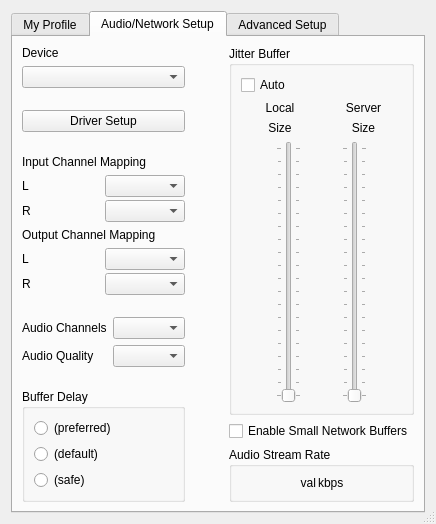
<?xml version="1.0" encoding="UTF-8"?>
<ui version="4.0">
 <class>CClientSettingsDlgBase</class>
 <widget class="QDialog" name="CClientSettingsDlgBase">
  <property name="geometry">
   <rect>
    <x>0</x>
    <y>0</y>
    <width>436</width>
    <height>524</height>
   </rect>
  </property>
  <property name="windowTitle">
   <string>Settings</string>
  </property>
  <property name="windowIcon">
   <iconset resource="resources.qrc">
    <normaloff>:/png/main/res/fronticon.png</normaloff>:/png/main/res/fronticon.png</iconset>
  </property>
  <property name="sizeGripEnabled">
   <bool>true</bool>
  </property>
  <layout class="QHBoxLayout" name="horizontalLayout_7">
   <item>
    <widget class="QTabWidget" name="tabSettings">
     <property name="sizePolicy">
      <sizepolicy hsizetype="Ignored" vsizetype="Preferred">
       <horstretch>0</horstretch>
       <verstretch>0</verstretch>
      </sizepolicy>
     </property>
     <property name="currentIndex">
      <number>1</number>
     </property>
     <property name="usesScrollButtons">
      <bool>true</bool>
     </property>
     <widget class="QWidget" name="tab_0_User">
      <attribute name="title">
       <string>My Profile</string>
      </attribute>
      <layout class="QVBoxLayout" name="verticalLayout_16">
       <item>
        <layout class="QHBoxLayout" name="horizontalLayout_10">
         <item>
          <spacer name="horizontalSpacer">
           <property name="orientation">
            <enum>Qt::Horizontal</enum>
           </property>
           <property name="sizeHint" stdset="0">
            <size>
             <width>0</width>
             <height>20</height>
            </size>
           </property>
          </spacer>
         </item>
         <item>
          <layout class="QVBoxLayout" name="verticalLayout_12">
           <item>
            <spacer name="verticalSpacer_8">
             <property name="orientation">
              <enum>Qt::Vertical</enum>
             </property>
             <property name="sizeType">
              <enum>QSizePolicy::Preferred</enum>
             </property>
             <property name="sizeHint" stdset="0">
              <size>
               <width>20</width>
               <height>13</height>
              </size>
             </property>
            </spacer>
           </item>
           <item>
            <widget class="QGroupBox" name="grbMusicien">
             <property name="title">
              <string>Musician's Profile</string>
             </property>
             <layout class="QVBoxLayout" name="verticalLayout_10">
              <item>
               <layout class="QHBoxLayout" name="horizontalLayout_9">
                <item>
                 <layout class="QVBoxLayout" name="verticalLayout_8">
                  <item>
                   <widget class="QLabel" name="plblAlias">
                    <property name="text">
                     <string>Alias/Name</string>
                    </property>
                   </widget>
                  </item>
                  <item>
                   <widget class="QLabel" name="plblInstrument">
                    <property name="text">
                     <string>Instrument</string>
                    </property>
                   </widget>
                  </item>
                  <item>
                   <widget class="QLabel" name="plblCountry">
                    <property name="text">
                     <string>Country</string>
                    </property>
                   </widget>
                  </item>
                  <item>
                   <widget class="QLabel" name="plblCity">
                    <property name="text">
                     <string>City</string>
                    </property>
                   </widget>
                  </item>
                  <item>
                   <widget class="QLabel" name="plblSkill">
                    <property name="text">
                     <string>Skill</string>
                    </property>
                   </widget>
                  </item>
                 </layout>
                </item>
                <item>
                 <layout class="QVBoxLayout" name="verticalLayout_9">
                  <item>
                   <widget class="QLineEdit" name="pedtAlias">
                    <property name="sizePolicy">
                     <sizepolicy hsizetype="Preferred" vsizetype="Fixed">
                      <horstretch>0</horstretch>
                      <verstretch>0</verstretch>
                     </sizepolicy>
                    </property>
                    <property name="minimumSize">
                     <size>
                      <width>150</width>
                      <height>0</height>
                     </size>
                    </property>
                   </widget>
                  </item>
                  <item>
                   <widget class="QComboBox" name="pcbxInstrument">
                    <property name="minimumSize">
                     <size>
                      <width>150</width>
                      <height>0</height>
                     </size>
                    </property>
                   </widget>
                  </item>
                  <item>
                   <widget class="QComboBox" name="pcbxCountry">
                    <property name="minimumSize">
                     <size>
                      <width>150</width>
                      <height>0</height>
                     </size>
                    </property>
                   </widget>
                  </item>
                  <item>
                   <widget class="QLineEdit" name="pedtCity">
                    <property name="sizePolicy">
                     <sizepolicy hsizetype="Preferred" vsizetype="Fixed">
                      <horstretch>0</horstretch>
                      <verstretch>0</verstretch>
                     </sizepolicy>
                    </property>
                    <property name="minimumSize">
                     <size>
                      <width>150</width>
                      <height>0</height>
                     </size>
                    </property>
                   </widget>
                  </item>
                  <item>
                   <widget class="QComboBox" name="pcbxSkill">
                    <property name="minimumSize">
                     <size>
                      <width>150</width>
                      <height>0</height>
                     </size>
                    </property>
                   </widget>
                  </item>
                 </layout>
                </item>
               </layout>
              </item>
             </layout>
            </widget>
           </item>
           <item>
            <spacer name="verticalSpacer_7">
             <property name="orientation">
              <enum>Qt::Vertical</enum>
             </property>
             <property name="sizeHint" stdset="0">
              <size>
               <width>20</width>
               <height>40</height>
              </size>
             </property>
            </spacer>
           </item>
           <item>
            <widget class="QGroupBox" name="gbxUserInterface">
             <property name="title">
              <string>User Interface</string>
             </property>
             <layout class="QVBoxLayout" name="verticalLayout_11">
              <item>
               <layout class="QHBoxLayout" name="horizontalLayout_3">
                <item>
                 <layout class="QVBoxLayout" name="verticalLayout_5">
                  <item>
                   <widget class="QLabel" name="lblSkin">
                    <property name="text">
                     <string>Skin</string>
                    </property>
                   </widget>
                  </item>
                  <item>
                   <widget class="QLabel" name="lblLanguage">
                    <property name="text">
                     <string>Language</string>
                    </property>
                   </widget>
                  </item>
                  <item>
                   <widget class="QLabel" name="lblMixerRows">
                    <property name="text">
                     <string>Mixer Rows</string>
                    </property>
                   </widget>
                  </item>
                 </layout>
                </item>
                <item>
                 <layout class="QVBoxLayout" name="verticalLayout_7">
                  <item>
                   <widget class="QComboBox" name="cbxSkin"/>
                  </item>
                  <item>
                   <widget class="CLanguageComboBox" name="cbxLanguage">
                    <property name="minimumSize">
                     <size>
                      <width>150</width>
                      <height>0</height>
                     </size>
                    </property>
                   </widget>
                  </item>
                  <item>
                   <widget class="QSpinBox" name="spnMixerRows">
                    <property name="sizePolicy">
                     <sizepolicy hsizetype="Preferred" vsizetype="Fixed">
                      <horstretch>0</horstretch>
                      <verstretch>0</verstretch>
                     </sizepolicy>
                    </property>
                    <property name="alignment">
                     <set>Qt::AlignRight|Qt::AlignTrailing|Qt::AlignVCenter</set>
                    </property>
                    <property name="minimum">
                     <number>1</number>
                    </property>
                    <property name="maximum">
                     <number>8</number>
                    </property>
                   </widget>
                  </item>
                 </layout>
                </item>
               </layout>
              </item>
             </layout>
            </widget>
           </item>
           <item>
            <spacer name="verticalSpacer_9">
             <property name="orientation">
              <enum>Qt::Vertical</enum>
             </property>
             <property name="sizeHint" stdset="0">
              <size>
               <width>20</width>
               <height>40</height>
              </size>
             </property>
            </spacer>
           </item>
          </layout>
         </item>
         <item>
          <spacer name="horizontalSpacer_2">
           <property name="orientation">
            <enum>Qt::Horizontal</enum>
           </property>
           <property name="sizeHint" stdset="0">
            <size>
             <width>0</width>
             <height>20</height>
            </size>
           </property>
          </spacer>
         </item>
        </layout>
       </item>
      </layout>
     </widget>
     <widget class="QWidget" name="tab_1_AudioNet">
      <attribute name="title">
       <string>Audio/Network Setup</string>
      </attribute>
      <layout class="QHBoxLayout" name="horizontalLayout_6">
       <item>
        <layout class="QHBoxLayout" name="horizontalLayout_5">
         <item>
          <layout class="QVBoxLayout" name="verticalLayout_3">
           <item>
            <widget class="QLabel" name="lblSoundcardDevice">
             <property name="text">
              <string>Device</string>
             </property>
            </widget>
           </item>
           <item>
            <widget class="QComboBox" name="cbxSoundcard">
             <property name="sizePolicy">
              <sizepolicy hsizetype="Preferred" vsizetype="Fixed">
               <horstretch>0</horstretch>
               <verstretch>0</verstretch>
              </sizepolicy>
             </property>
             <property name="minimumSize">
              <size>
               <width>0</width>
               <height>0</height>
              </size>
             </property>
            </widget>
           </item>
           <item>
            <spacer name="verticalSpacer_3">
             <property name="orientation">
              <enum>Qt::Vertical</enum>
             </property>
             <property name="sizeType">
              <enum>QSizePolicy::Expanding</enum>
             </property>
             <property name="sizeHint" stdset="0">
              <size>
               <width>20</width>
               <height>10</height>
              </size>
             </property>
            </spacer>
           </item>
           <item>
            <widget class="QPushButton" name="butDriverSetup">
             <property name="sizePolicy">
              <sizepolicy hsizetype="Preferred" vsizetype="Fixed">
               <horstretch>0</horstretch>
               <verstretch>0</verstretch>
              </sizepolicy>
             </property>
             <property name="text">
              <string>Driver Setup</string>
             </property>
             <property name="autoDefault">
              <bool>false</bool>
             </property>
            </widget>
           </item>
           <item>
            <spacer name="verticalSpacer_5">
             <property name="orientation">
              <enum>Qt::Vertical</enum>
             </property>
             <property name="sizeHint" stdset="0">
              <size>
               <width>20</width>
               <height>10</height>
              </size>
             </property>
            </spacer>
           </item>
           <item>
            <widget class="QFrame" name="FrameSoundcardChannelSelection">
             <property name="sizePolicy">
              <sizepolicy hsizetype="Preferred" vsizetype="Preferred">
               <horstretch>0</horstretch>
               <verstretch>0</verstretch>
              </sizepolicy>
             </property>
             <property name="frameShape">
              <enum>QFrame::NoFrame</enum>
             </property>
             <property name="frameShadow">
              <enum>QFrame::Plain</enum>
             </property>
             <layout class="QVBoxLayout" name="_2">
              <property name="leftMargin">
               <number>0</number>
              </property>
              <property name="topMargin">
               <number>0</number>
              </property>
              <property name="rightMargin">
               <number>0</number>
              </property>
              <property name="bottomMargin">
               <number>0</number>
              </property>
              <item>
               <widget class="QLabel" name="lblInChannelMapping">
                <property name="text">
                 <string>Input Channel Mapping</string>
                </property>
               </widget>
              </item>
              <item>
               <layout class="QHBoxLayout" name="_3">
                <property name="spacing">
                 <number>3</number>
                </property>
                <item>
                 <layout class="QVBoxLayout" name="_4">
                  <item>
                   <widget class="QLabel" name="lblLInChan">
                    <property name="sizePolicy">
                     <sizepolicy hsizetype="Preferred" vsizetype="Preferred">
                      <horstretch>0</horstretch>
                      <verstretch>0</verstretch>
                     </sizepolicy>
                    </property>
                    <property name="text">
                     <string>L</string>
                    </property>
                   </widget>
                  </item>
                  <item>
                   <widget class="QLabel" name="lblRInChan">
                    <property name="sizePolicy">
                     <sizepolicy hsizetype="Preferred" vsizetype="Preferred">
                      <horstretch>0</horstretch>
                      <verstretch>0</verstretch>
                     </sizepolicy>
                    </property>
                    <property name="text">
                     <string>R</string>
                    </property>
                   </widget>
                  </item>
                 </layout>
                </item>
                <item>
                 <layout class="QVBoxLayout" name="_5">
                  <property name="spacing">
                   <number>3</number>
                  </property>
                  <item>
                   <widget class="QComboBox" name="cbxLInChan"/>
                  </item>
                  <item>
                   <widget class="QComboBox" name="cbxRInChan"/>
                  </item>
                 </layout>
                </item>
               </layout>
              </item>
              <item>
               <widget class="QLabel" name="lblOutChannelMapping">
                <property name="text">
                 <string>Output Channel Mapping</string>
                </property>
               </widget>
              </item>
              <item>
               <layout class="QHBoxLayout" name="_6">
                <property name="spacing">
                 <number>3</number>
                </property>
                <item>
                 <layout class="QVBoxLayout" name="_7">
                  <item>
                   <widget class="QLabel" name="lblLOutChan">
                    <property name="sizePolicy">
                     <sizepolicy hsizetype="Preferred" vsizetype="Preferred">
                      <horstretch>0</horstretch>
                      <verstretch>0</verstretch>
                     </sizepolicy>
                    </property>
                    <property name="text">
                     <string>L</string>
                    </property>
                   </widget>
                  </item>
                  <item>
                   <widget class="QLabel" name="lblROutChan">
                    <property name="sizePolicy">
                     <sizepolicy hsizetype="Preferred" vsizetype="Preferred">
                      <horstretch>0</horstretch>
                      <verstretch>0</verstretch>
                     </sizepolicy>
                    </property>
                    <property name="text">
                     <string>R</string>
                    </property>
                   </widget>
                  </item>
                 </layout>
                </item>
                <item>
                 <layout class="QVBoxLayout" name="_8">
                  <property name="spacing">
                   <number>3</number>
                  </property>
                  <item>
                   <widget class="QComboBox" name="cbxLOutChan"/>
                  </item>
                  <item>
                   <widget class="QComboBox" name="cbxROutChan"/>
                  </item>
                 </layout>
                </item>
               </layout>
              </item>
             </layout>
            </widget>
           </item>
           <item>
            <spacer name="verticalSpacer_6">
             <property name="orientation">
              <enum>Qt::Vertical</enum>
             </property>
             <property name="sizeType">
              <enum>QSizePolicy::Expanding</enum>
             </property>
             <property name="sizeHint" stdset="0">
              <size>
               <width>20</width>
               <height>10</height>
              </size>
             </property>
            </spacer>
           </item>
           <item>
            <layout class="QHBoxLayout" name="horizontalLayout">
             <item>
              <layout class="QVBoxLayout" name="verticalLayout_2">
               <item>
                <widget class="QLabel" name="lblAudioChannels">
                 <property name="text">
                  <string>Audio Channels</string>
                 </property>
                </widget>
               </item>
               <item>
                <widget class="QLabel" name="lblAudioQuality">
                 <property name="text">
                  <string>Audio Quality</string>
                 </property>
                </widget>
               </item>
              </layout>
             </item>
             <item>
              <layout class="QVBoxLayout" name="verticalLayout">
               <item>
                <widget class="QComboBox" name="cbxAudioChannels"/>
               </item>
               <item>
                <widget class="QComboBox" name="cbxAudioQuality"/>
               </item>
              </layout>
             </item>
            </layout>
           </item>
           <item>
            <spacer name="verticalSpacer_10">
             <property name="orientation">
              <enum>Qt::Vertical</enum>
             </property>
             <property name="sizeHint" stdset="0">
              <size>
               <width>20</width>
               <height>10</height>
              </size>
             </property>
            </spacer>
           </item>
           <item>
            <widget class="QGroupBox" name="grbSoundCrdBufDelay">
             <property name="title">
              <string>Buffer Delay</string>
             </property>
             <layout class="QVBoxLayout" name="_9">
              <item>
               <widget class="QRadioButton" name="rbtBufferDelayPreferred">
                <property name="sizePolicy">
                 <sizepolicy hsizetype="Preferred" vsizetype="Fixed">
                  <horstretch>0</horstretch>
                  <verstretch>0</verstretch>
                 </sizepolicy>
                </property>
                <property name="text">
                 <string>(preferred)</string>
                </property>
               </widget>
              </item>
              <item>
               <widget class="QRadioButton" name="rbtBufferDelayDefault">
                <property name="sizePolicy">
                 <sizepolicy hsizetype="Preferred" vsizetype="Fixed">
                  <horstretch>0</horstretch>
                  <verstretch>0</verstretch>
                 </sizepolicy>
                </property>
                <property name="text">
                 <string>(default)</string>
                </property>
               </widget>
              </item>
              <item>
               <widget class="QRadioButton" name="rbtBufferDelaySafe">
                <property name="sizePolicy">
                 <sizepolicy hsizetype="Preferred" vsizetype="Fixed">
                  <horstretch>0</horstretch>
                  <verstretch>0</verstretch>
                 </sizepolicy>
                </property>
                <property name="text">
                 <string>(safe)</string>
                </property>
               </widget>
              </item>
             </layout>
            </widget>
           </item>
          </layout>
         </item>
         <item>
          <spacer name="horizontalSpacer_3">
           <property name="orientation">
            <enum>Qt::Horizontal</enum>
           </property>
           <property name="sizeType">
            <enum>QSizePolicy::MinimumExpanding</enum>
           </property>
           <property name="sizeHint" stdset="0">
            <size>
             <width>0</width>
             <height>20</height>
            </size>
           </property>
          </spacer>
         </item>
         <item>
          <layout class="QVBoxLayout" name="verticalLayout_13">
           <item>
            <widget class="QGroupBox" name="grbJitterBuffer">
             <property name="title">
              <string>Jitter Buffer</string>
             </property>
             <layout class="QVBoxLayout" name="_15">
              <item>
               <widget class="QCheckBox" name="chbAutoJitBuf">
                <property name="sizePolicy">
                 <sizepolicy hsizetype="Preferred" vsizetype="Fixed">
                  <horstretch>0</horstretch>
                  <verstretch>0</verstretch>
                 </sizepolicy>
                </property>
                <property name="text">
                 <string>Auto</string>
                </property>
               </widget>
              </item>
              <item>
               <layout class="QHBoxLayout" name="_16">
                <item>
                 <widget class="QLabel" name="lblNetBufLabel">
                  <property name="text">
                   <string>Local</string>
                  </property>
                  <property name="alignment">
                   <set>Qt::AlignCenter</set>
                  </property>
                  <property name="wordWrap">
                   <bool>false</bool>
                  </property>
                 </widget>
                </item>
                <item>
                 <widget class="QLabel" name="lblNetBufServerLabel">
                  <property name="text">
                   <string>Server</string>
                  </property>
                  <property name="alignment">
                   <set>Qt::AlignCenter</set>
                  </property>
                  <property name="wordWrap">
                   <bool>false</bool>
                  </property>
                 </widget>
                </item>
               </layout>
              </item>
              <item>
               <layout class="QHBoxLayout" name="_17">
                <item>
                 <widget class="QLabel" name="lblNetBuf">
                  <property name="text">
                   <string>Size</string>
                  </property>
                  <property name="alignment">
                   <set>Qt::AlignCenter</set>
                  </property>
                  <property name="wordWrap">
                   <bool>false</bool>
                  </property>
                 </widget>
                </item>
                <item>
                 <widget class="QLabel" name="lblNetBufServer">
                  <property name="text">
                   <string>Size</string>
                  </property>
                  <property name="alignment">
                   <set>Qt::AlignCenter</set>
                  </property>
                  <property name="wordWrap">
                   <bool>false</bool>
                  </property>
                 </widget>
                </item>
               </layout>
              </item>
              <item>
               <layout class="QHBoxLayout" name="_18">
                <item>
                 <spacer>
                  <property name="orientation">
                   <enum>Qt::Horizontal</enum>
                  </property>
                  <property name="sizeType">
                   <enum>QSizePolicy::Minimum</enum>
                  </property>
                  <property name="sizeHint" stdset="0">
                   <size>
                    <width>0</width>
                    <height>0</height>
                   </size>
                  </property>
                 </spacer>
                </item>
                <item>
                 <widget class="QSlider" name="sldNetBuf">
                  <property name="minimum">
                   <number>1</number>
                  </property>
                  <property name="maximum">
                   <number>20</number>
                  </property>
                  <property name="pageStep">
                   <number>1</number>
                  </property>
                  <property name="orientation">
                   <enum>Qt::Vertical</enum>
                  </property>
                  <property name="tickPosition">
                   <enum>QSlider::TicksBothSides</enum>
                  </property>
                 </widget>
                </item>
                <item>
                 <spacer>
                  <property name="orientation">
                   <enum>Qt::Horizontal</enum>
                  </property>
                  <property name="sizeType">
                   <enum>QSizePolicy::Minimum</enum>
                  </property>
                  <property name="sizeHint" stdset="0">
                   <size>
                    <width>0</width>
                    <height>0</height>
                   </size>
                  </property>
                 </spacer>
                </item>
                <item>
                 <widget class="QSlider" name="sldNetBufServer">
                  <property name="minimum">
                   <number>1</number>
                  </property>
                  <property name="maximum">
                   <number>20</number>
                  </property>
                  <property name="pageStep">
                   <number>1</number>
                  </property>
                  <property name="orientation">
                   <enum>Qt::Vertical</enum>
                  </property>
                  <property name="tickPosition">
                   <enum>QSlider::TicksBothSides</enum>
                  </property>
                 </widget>
                </item>
               </layout>
              </item>
             </layout>
            </widget>
           </item>
           <item>
            <widget class="QCheckBox" name="chbEnableOPUS64">
             <property name="sizePolicy">
              <sizepolicy hsizetype="Preferred" vsizetype="Fixed">
               <horstretch>0</horstretch>
               <verstretch>0</verstretch>
              </sizepolicy>
             </property>
             <property name="text">
              <string>Enable Small Network Buffers</string>
             </property>
            </widget>
           </item>
           <item>
            <widget class="QGroupBox" name="grbMeasureResults">
             <property name="title">
              <string>Audio Stream Rate</string>
             </property>
             <layout class="QVBoxLayout" name="verticalLayout_14">
              <property name="spacing">
               <number>2</number>
              </property>
              <item>
               <layout class="QGridLayout" name="_10">
                <item row="0" column="4">
                 <spacer name="horizontalSpacer_9">
                  <property name="orientation">
                   <enum>Qt::Horizontal</enum>
                  </property>
                  <property name="sizeHint" stdset="0">
                   <size>
                    <width>1</width>
                    <height>5</height>
                   </size>
                  </property>
                 </spacer>
                </item>
                <item row="0" column="3">
                 <widget class="QLabel" name="lblUpstreamUnit">
                  <property name="text">
                   <string>kbps</string>
                  </property>
                  <property name="alignment">
                   <set>Qt::AlignLeading|Qt::AlignLeft|Qt::AlignVCenter</set>
                  </property>
                 </widget>
                </item>
                <item row="0" column="1">
                 <widget class="QLabel" name="lblUpstreamValue">
                  <property name="text">
                   <string>val</string>
                  </property>
                  <property name="alignment">
                   <set>Qt::AlignRight|Qt::AlignTrailing|Qt::AlignVCenter</set>
                  </property>
                  <property name="margin">
                   <number>2</number>
                  </property>
                 </widget>
                </item>
                <item row="0" column="0">
                 <spacer name="horizontalSpacer_10">
                  <property name="orientation">
                   <enum>Qt::Horizontal</enum>
                  </property>
                  <property name="sizeHint" stdset="0">
                   <size>
                    <width>1</width>
                    <height>5</height>
                   </size>
                  </property>
                 </spacer>
                </item>
               </layout>
              </item>
             </layout>
            </widget>
           </item>
          </layout>
         </item>
         <item>
          <spacer name="horizontalSpacer_5">
           <property name="orientation">
            <enum>Qt::Horizontal</enum>
           </property>
           <property name="sizeType">
            <enum>QSizePolicy::Minimum</enum>
           </property>
           <property name="sizeHint" stdset="0">
            <size>
             <width>0</width>
             <height>20</height>
            </size>
           </property>
          </spacer>
         </item>
        </layout>
       </item>
      </layout>
     </widget>
     <widget class="QWidget" name="tab_2_advanced">
      <attribute name="title">
       <string>Advanced Setup</string>
      </attribute>
      <layout class="QVBoxLayout" name="verticalLayout_15">
       <item>
        <layout class="QVBoxLayout" name="verticalLayout_6">
         <item>
          <layout class="QHBoxLayout" name="horizontalLayout_8">
           <item>
            <spacer name="horizontalSpacer_6">
             <property name="orientation">
              <enum>Qt::Horizontal</enum>
             </property>
             <property name="sizeHint" stdset="0">
              <size>
               <width>10</width>
               <height>20</height>
              </size>
             </property>
            </spacer>
           </item>
           <item>
            <layout class="QVBoxLayout" name="verticalLayout_4">
             <item>
              <spacer name="verticalSpacer_2">
               <property name="orientation">
                <enum>Qt::Vertical</enum>
               </property>
               <property name="sizeType">
                <enum>QSizePolicy::MinimumExpanding</enum>
               </property>
               <property name="sizeHint" stdset="0">
                <size>
                 <width>17</width>
                 <height>20</height>
                </size>
               </property>
              </spacer>
             </item>
             <item>
              <widget class="QLabel" name="lblCentralServerAddress">
               <property name="text">
                <string>Custom Directory Server Address:</string>
               </property>
              </widget>
             </item>
             <item>
              <widget class="QComboBox" name="cbxCentralServerAddress">
               <property name="editable">
                <bool>true</bool>
               </property>
              </widget>
             </item>
             <item>
              <spacer name="verticalSpacer_4">
               <property name="orientation">
                <enum>Qt::Vertical</enum>
               </property>
               <property name="sizeHint" stdset="0">
                <size>
                 <width>20</width>
                 <height>13</height>
                </size>
               </property>
              </spacer>
             </item>
             <item>
              <widget class="QLabel" name="lblNewClientLevel">
               <property name="text">
                <string>New Client Level</string>
               </property>
              </widget>
             </item>
             <item>
              <layout class="QHBoxLayout" name="horizontalLayout_4">
               <item>
                <widget class="QLineEdit" name="edtNewClientLevel"/>
               </item>
               <item>
                <widget class="QLabel" name="lblPercentUnit">
                 <property name="text">
                  <string>%</string>
                 </property>
                </widget>
               </item>
              </layout>
             </item>
             <item>
              <spacer name="verticalSpacer_11">
               <property name="orientation">
                <enum>Qt::Vertical</enum>
               </property>
               <property name="sizeHint" stdset="0">
                <size>
                 <width>20</width>
                 <height>40</height>
                </size>
               </property>
              </spacer>
             </item>
             <item>
              <widget class="QLabel" name="lblInputBoost">
               <property name="text">
                <string>Input Boost</string>
               </property>
              </widget>
             </item>
             <item>
              <widget class="QComboBox" name="cbxInputBoost"/>
             </item>
             <item>
              <spacer name="verticalSpacer_13">
               <property name="orientation">
                <enum>Qt::Vertical</enum>
               </property>
               <property name="sizeHint" stdset="0">
                <size>
                 <width>20</width>
                 <height>40</height>
                </size>
               </property>
              </spacer>
             </item>
             <item>
              <widget class="QLabel" name="lblDetectFeedback">
               <property name="text">
                <string>Feedback Protection</string>
               </property>
              </widget>
             </item>
             <item>
              <widget class="QCheckBox" name="chbDetectFeedback">
               <property name="sizePolicy">
                <sizepolicy hsizetype="Preferred" vsizetype="Fixed">
                 <horstretch>0</horstretch>
                 <verstretch>0</verstretch>
                </sizepolicy>
               </property>
               <property name="text">
                <string>Enable</string>
               </property>
              </widget>
             </item>
             <item>
              <spacer name="verticalSpacer_15">
               <property name="orientation">
                <enum>Qt::Vertical</enum>
               </property>
               <property name="sizeHint" stdset="0">
                <size>
                 <width>20</width>
                 <height>40</height>
                </size>
               </property>
              </spacer>
             </item>
            </layout>
           </item>
           <item>
            <spacer name="horizontalSpacer_4">
             <property name="orientation">
              <enum>Qt::Horizontal</enum>
             </property>
             <property name="sizeHint" stdset="0">
              <size>
               <width>10</width>
               <height>20</height>
              </size>
             </property>
            </spacer>
           </item>
          </layout>
         </item>
         <item>
          <layout class="QHBoxLayout" name="horizontalLayout_12">
           <item>
            <spacer name="horizontalSpacer_7">
             <property name="orientation">
              <enum>Qt::Horizontal</enum>
             </property>
             <property name="sizeType">
              <enum>QSizePolicy::Preferred</enum>
             </property>
             <property name="sizeHint" stdset="0">
              <size>
               <width>20</width>
               <height>20</height>
              </size>
             </property>
            </spacer>
           </item>
           <item>
            <widget class="QGroupBox" name="groupBox">
             <property name="title">
              <string>Input Balance</string>
             </property>
             <layout class="QHBoxLayout" name="horizontalLayout_2">
              <item>
               <layout class="QVBoxLayout" name="_19">
                <property name="spacing">
                 <number>3</number>
                </property>
                <item>
                 <widget class="QLabel" name="lblAudioPan">
                  <property name="text">
                   <string>Pan</string>
                  </property>
                  <property name="alignment">
                   <set>Qt::AlignCenter</set>
                  </property>
                 </widget>
                </item>
                <item>
                 <layout class="QHBoxLayout" name="_20">
                  <item>
                   <spacer>
                    <property name="orientation">
                     <enum>Qt::Horizontal</enum>
                    </property>
                    <property name="sizeType">
                     <enum>QSizePolicy::Minimum</enum>
                    </property>
                    <property name="sizeHint" stdset="0">
                     <size>
                      <width>0</width>
                      <height>20</height>
                     </size>
                    </property>
                   </spacer>
                  </item>
                  <item>
                   <widget class="QSlider" name="sldAudioPan">
                    <property name="sizePolicy">
                     <sizepolicy hsizetype="Expanding" vsizetype="Fixed">
                      <horstretch>0</horstretch>
                      <verstretch>0</verstretch>
                     </sizepolicy>
                    </property>
                    <property name="minimumSize">
                     <size>
                      <width>0</width>
                      <height>0</height>
                     </size>
                    </property>
                    <property name="styleSheet">
                     <string/>
                    </property>
                    <property name="pageStep">
                     <number>1</number>
                    </property>
                    <property name="orientation">
                     <enum>Qt::Horizontal</enum>
                    </property>
                    <property name="tickPosition">
                     <enum>QSlider::TicksBothSides</enum>
                    </property>
                   </widget>
                  </item>
                  <item>
                   <spacer>
                    <property name="orientation">
                     <enum>Qt::Horizontal</enum>
                    </property>
                    <property name="sizeType">
                     <enum>QSizePolicy::Minimum</enum>
                    </property>
                    <property name="sizeHint" stdset="0">
                     <size>
                      <width>0</width>
                      <height>20</height>
                     </size>
                    </property>
                   </spacer>
                  </item>
                 </layout>
                </item>
                <item>
                 <widget class="QLabel" name="lblAudioPanValue">
                  <property name="minimumSize">
                   <size>
                    <width>50</width>
                    <height>0</height>
                   </size>
                  </property>
                  <property name="text">
                   <string>Center</string>
                  </property>
                  <property name="alignment">
                   <set>Qt::AlignCenter</set>
                  </property>
                  <property name="wordWrap">
                   <bool>false</bool>
                  </property>
                 </widget>
                </item>
               </layout>
              </item>
             </layout>
            </widget>
           </item>
           <item>
            <spacer name="horizontalSpacer_8">
             <property name="orientation">
              <enum>Qt::Horizontal</enum>
             </property>
             <property name="sizeType">
              <enum>QSizePolicy::Preferred</enum>
             </property>
             <property name="sizeHint" stdset="0">
              <size>
               <width>20</width>
               <height>20</height>
              </size>
             </property>
            </spacer>
           </item>
          </layout>
         </item>
        </layout>
       </item>
       <item>
        <spacer name="verticalSpacer">
         <property name="orientation">
          <enum>Qt::Vertical</enum>
         </property>
         <property name="sizeHint" stdset="0">
          <size>
           <width>367</width>
           <height>13</height>
          </size>
         </property>
        </spacer>
       </item>
      </layout>
     </widget>
    </widget>
   </item>
  </layout>
 </widget>
 <customwidgets>
  <customwidget>
   <class>CLanguageComboBox</class>
   <extends>QComboBox</extends>
   <header>util.h</header>
  </customwidget>
 </customwidgets>
 <tabstops>
  <tabstop>pedtAlias</tabstop>
  <tabstop>pcbxInstrument</tabstop>
  <tabstop>pcbxCountry</tabstop>
  <tabstop>pedtCity</tabstop>
  <tabstop>pcbxSkill</tabstop>
  <tabstop>cbxSkin</tabstop>
  <tabstop>cbxLanguage</tabstop>
  <tabstop>spnMixerRows</tabstop>
  <tabstop>cbxSoundcard</tabstop>
  <tabstop>butDriverSetup</tabstop>
  <tabstop>cbxLInChan</tabstop>
  <tabstop>cbxRInChan</tabstop>
  <tabstop>cbxLOutChan</tabstop>
  <tabstop>cbxROutChan</tabstop>
  <tabstop>cbxAudioChannels</tabstop>
  <tabstop>cbxAudioQuality</tabstop>
  <tabstop>rbtBufferDelayPreferred</tabstop>
  <tabstop>rbtBufferDelayDefault</tabstop>
  <tabstop>rbtBufferDelaySafe</tabstop>
  <tabstop>chbAutoJitBuf</tabstop>
  <tabstop>sldNetBuf</tabstop>
  <tabstop>sldNetBufServer</tabstop>
  <tabstop>chbEnableOPUS64</tabstop>
  <tabstop>cbxCentralServerAddress</tabstop>
  <tabstop>edtNewClientLevel</tabstop>
  <tabstop>cbxInputBoost</tabstop>
  <tabstop>chbDetectFeedback</tabstop>
  <tabstop>sldAudioPan</tabstop>
 </tabstops>
 <resources>
  <include location="resources.qrc"/>
 </resources>
 <connections/>
</ui>
